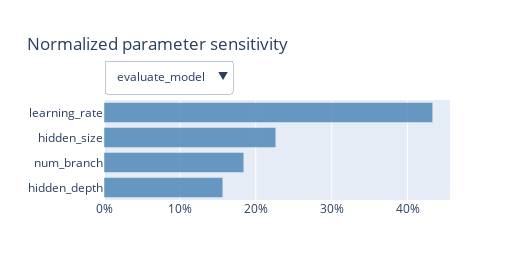

Source (notebook cell):
### Code cell
render(ax_client.get_feature_importances())

### Figure 1 — Plotly figure (JSON) as saved in the notebook; plotly's stock layout.template omitted (floating-point values rounded to 4 significant figures)
{"data": [{"legendgroup": "1", "marker": {"color": "steelblue"}, "name": "Increases metric", "opacity": 0.8, "orientation": "h", "showlegend": false, "type": "bar", "visible": true, "x": [0.1565], "y": ["hidden_depth"]}, {"legendgroup": "1", "marker": {"color": "steelblue"}, "name": "Increases metric", "opacity": 0.8, "orientation": "h", "showlegend": false, "type": "bar", "visible": true, "x": [0.1841], "y": ["num_branch"]}, {"legendgroup": "1", "marker": {"color": "steelblue"}, "name": "Increases metric", "opacity": 0.8, "orientation": "h", "showlegend": false, "type": "bar", "visible": true, "x": [0.2263], "y": ["hidden_size"]}, {"legendgroup": "1", "marker": {"color": "steelblue"}, "name": "Increases metric", "opacity": 0.8, "orientation": "h", "showlegend": false, "type": "bar", "visible": true, "x": [0.433], "y": ["learning_rate"]}], "layout": {"height": 280, "hovermode": "closest", "margin": {"l": 104}, "title": {"text": "Normalized parameter sensitivity"}, "updatemenus": [{"buttons": [{"args": ["visible", [true, true, true, true]], "label": "evaluate_model", "method": "restyle"}], "pad": {"t": -40}, "x": 0, "xanchor": "left", "y": 1, "yanchor": "top"}], "width": 530, "xaxis": {"tickformat": ".0%"}}}
